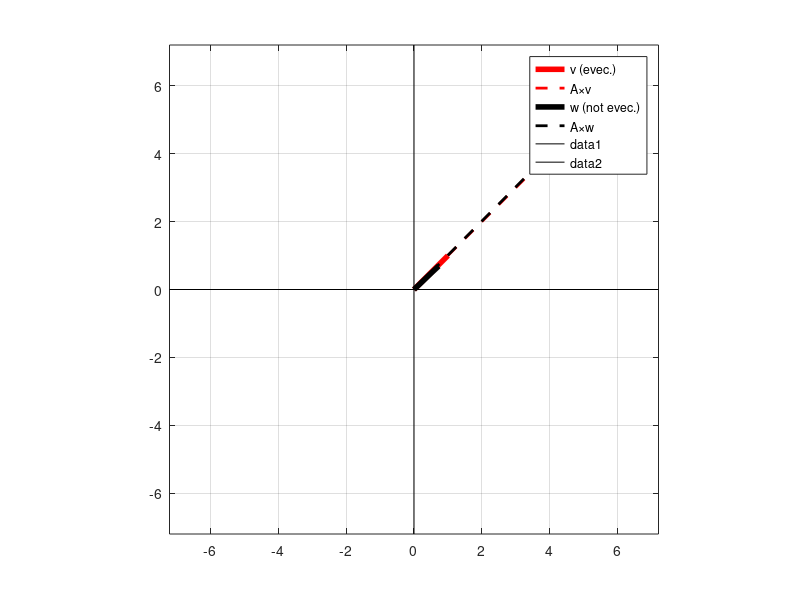
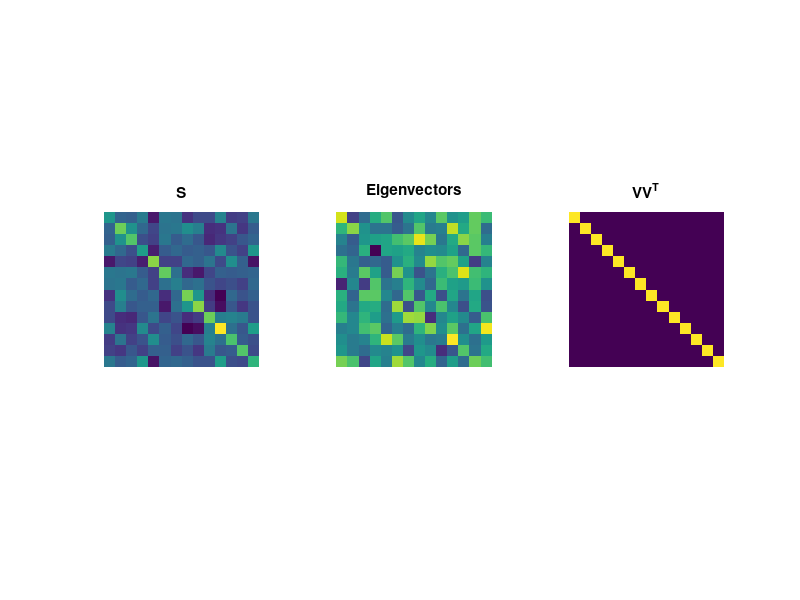
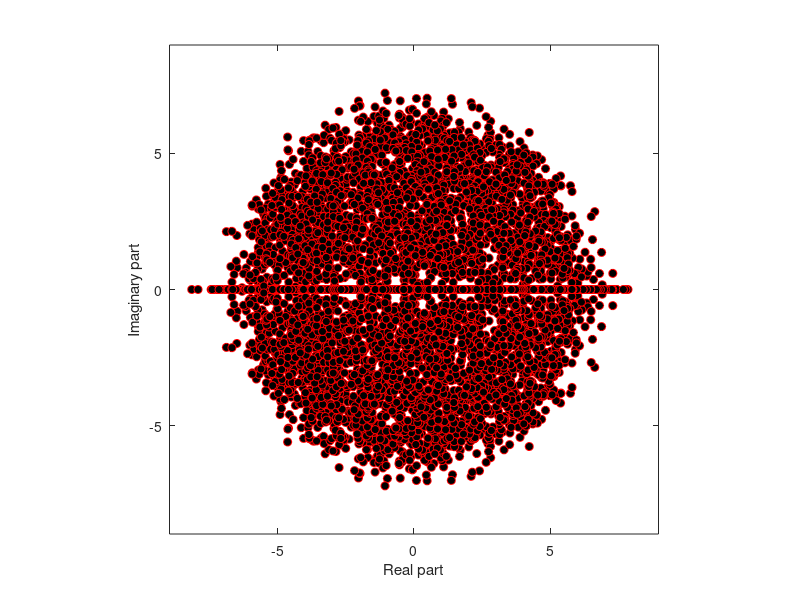

The MATLAB source for these figures, in order: (Note: this script raises an error after producing the figures.)
%%
%     COURSE: PCA and multivariate neural signal processing
%    SECTION: Linear algebra crash course
%      VIDEO: MATLAB: eig and svd
% Instructor: sincxpress.com
%

%% a clean MATLAB workspace is a clean mental workspace

close all
clear
clc

%% ---------------------- %%
%    Eigendecomposition    %
%   --------------------   %



%%% This cell shows a geometric picture of eigenvectors in 2D.
%   Notice that the two red lines (v and Av) are collinear, 
%   but not the two black lines (w and Aw). v is an eigenvector, w is not.


% matrix
A = [1 5; 2 4];

% extract the eigenvalues
eigvals = eig(A);


% specify two vectors
v = [ 1 1 ]';   % is an eigenvector!
w = randn(2,1); % unlikely to be an eigenvector
w = w/norm(w);  % unit length for convenience

% compute Av
Av = A*v;
Aw = A*w;


% plot the vectors and Av
figure(1), clf
plot([0 v(1)],[0 v(2)],'r','linew',4)
hold on
plot([0 Av(1)],[0 Av(2)],'r--','linew',2)
plot([0 w(1)],[0 w(2)],'k','linew',4)
plot([0 Aw(1)],[0 Aw(2)],'k--','linew',2)
legend({'v (evec.)';'A\timesv';'w (not evec.)';'A\timesw'})

lim = max([Av(:); Aw(:)])*1.2;
axis([-1 1 -1 1]*lim)
grid on, axis square
plot(get(gca,'xlim'),[0 0],'k')
plot([0 0],get(gca,'xlim'),'k')


%%% QUESTION: Is there something special about vector v? To find out,
%             change one value of matrix A.



%% -------------------------------------- %%
%    Eigenvectors of symmetric matrices    %
%   ------------------------------------   %


%%% Symmetric matrices have many special properties. 
%   One of them is that they have orthogonal eigenvectors, 
%   which you will see in this cell.


% create a random matrix
X = randn(14);

% make it symmetric
S = X'*X;

% diagonalize it
[evecs,evals] = eig(S);


% magnitudes of each vector
sqrt( sum(evecs.^2,1) )

%%

% and make plots
figure(2), clf
subplot(131), imagesc(S)
axis square, axis off
title('S')

subplot(132), imagesc(evecs)
axis square, axis off
title('Eigenvectors')

subplot(133), imagesc(evecs*evecs')
axis square, axis off
title('VV^T')

%%% QUESTION: If VtV = I, then Vt = V^-1. How can you verify this in MATLAB?
% 
% Answer: you can inspect evecs' - inv(evecs). Note that due to computer
% rounding errors, 1e-15 (10^-15) can be considered zero.

%% side note about the eig() function

% with one output, eig returns a vector of eigenvalues
lambdas = eig(S);

% with two outputs, you get the matrices
[V,D] = eig(S);

% note the relationship between lambdas and D:
size(lambdas)
size(D)

[ lambdas diag(D) ]

%% some fun with random matrices

% Random matrices tend to have complex eigenvalues
% Those eigenvalues form a circle in the complex plane.

nIter = 150;
matsize = 40;
evals = zeros(nIter,matsize);

for i=1:nIter
    X = randn(matsize);
    evals(i,:) = eig(X);
end


figure(3), clf
plot(real(evals(:)),imag(evals(:)),'ro','markerfacecolor','k')
xlabel('Real part'), ylabel('Imaginary part')
axis square
lim = max(abs(evals(:)));
axis([-1 1 -1 1]*lim*1.1)


%%% Note: This is just a fun FYI; no practical applications for this course.
% 

%% done with eigendecomposition code





%% a clean MATLAB workspace is a clean mental workspace

close all
clear
clc

%% -------------------------------------- %%
%    Singular value decomposition (SVD)    %
%   ------------------------------------   %

% Here we will show that eigendecomposition and SVD are the same thing for
% symmetric matrices (they are *not* the same for other kinds of matrices;
% this is an example of a special property of symmetric matrices).

% create a symmetric matrix
X = randn(5);
S = X'*X;

% take its eigendecomposition
[W_eig,L_eig] = eig(S);

% take its SVD
[U_svd,S_svd,V_svd] = svd(S);


% If they are identical, their difference should be zero:
W_eig - U_svd

% deffo not zero...

%% eigenvalues and singular values

[ diag(L_eig) diag(S_svd) ]
% ah, they need to be sorted ;)

[l_eig,sidx] = sort(diag(L_eig),'desc');

% now try again:
[ l_eig diag(S_svd) ]

% now try the vectors
W_eig(:,sidx) - U_svd

% I guess some columns are zero and others not? The issue now is the sign
% uncertainty of eigenvectors:
(-W_eig(:,sidx)) - U_svd



%% ------------------- %%
%    SVD of Einstein    %
%   -----------------   %


%%% The goal here is to visualize the SVD matrices.


% import the picture
ein = imread('einstein.jpg');

% view it
figure(1), clf
imagesc(ein), axis image, axis off

% pictures are 3D (third dimension is color), but we want a "flat" matrix.
einflat = mean(ein,3);


% why doesn't eigendecomposition work?
% [V,D] = eig(einflat);



% SVD of image
[U,S,V] = svd(einflat);

% image the three matrices
figure(2), clf
subplot(231), imagesc(U), axis image
title('U (left singular vectors)')

subplot(232), imagesc(S), axis image
set(gca,'clim',[0 200])
title('S (singular values)')

subplot(233), imagesc(V'), axis image
title('V^T (right singular vectors)')


% show the singular values, "raw" and percent change
singvals    = diag(S);
singvalspct = 100*singvals./sum(singvals);

subplot(223)
plot(singvals,'s-','markerfacecolor','w')
set(gca,'xlim',[0 50]), axis square
title('First 50 singular values')
xlabel('Component number'), ylabel('\sigma')


subplot(224)
plot(singvalspct,'s-','markerfacecolor','w')
set(gca,'xlim',[0 50]), axis square
title('First 50 singular values')
xlabel('Component number'), ylabel('% variance explained')

%% low-rank approximations


%%% The goal here is to recreate Einstein using a small number of the most
%   important feature dimensions.

figure(3), clf


for i=1:16
    
    % low-rank approximation
    lowapp = U(:,1:i) * S(1:i,1:i) * V(:,1:i)';
    
    % compute its rank
    matrix_rank = rank(lowapp);
    
    % visualize!
    subplot(4,4,i)
    imagesc(lowapp), axis off, axis image
    title({ "r=" + matrix_rank ; sprintf('%.0f%% var.',sum(singvalspct(1:i))) },'fontsize',8)
    
end
colormap gray


% QUESTION: How many components / what percent variance do you need to
%           get a "good" (subjective) reconstruction of Einstein? 
%           Does this give you any hope for post-mortem resurrection??


%% done.
